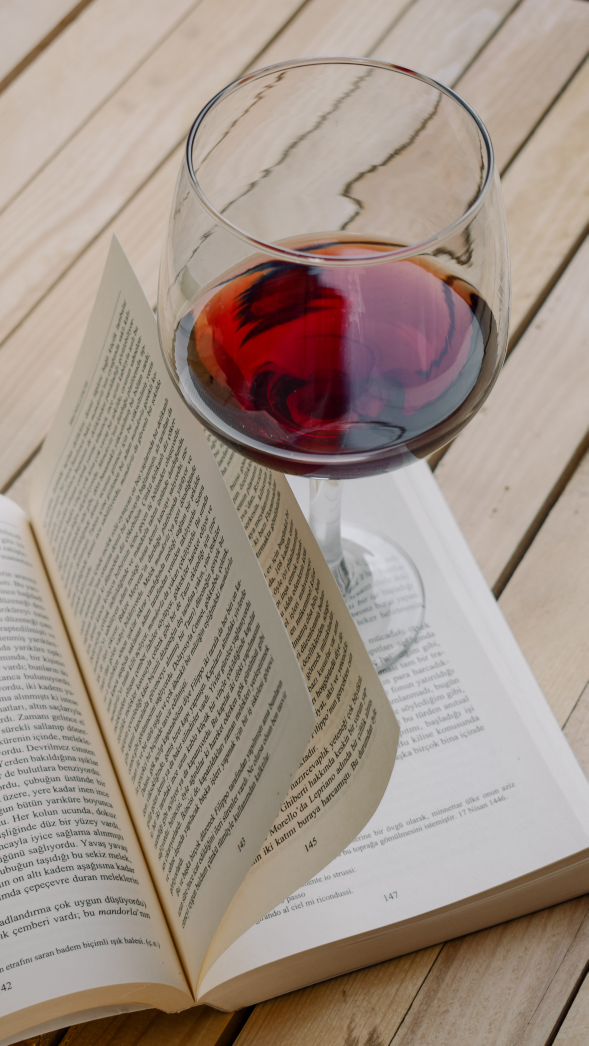
#> input picture images/cocktail.jpg, 2941 x 5228 px (shown at 1/5 size)
$ python min_filter.py
#> lines starting #> are read from the running program, lines starting #| are printed output that depends on the picture
#min filter

import cv2
import numpy as np
img=cv2.imread("../images/cocktail.jpg",0)
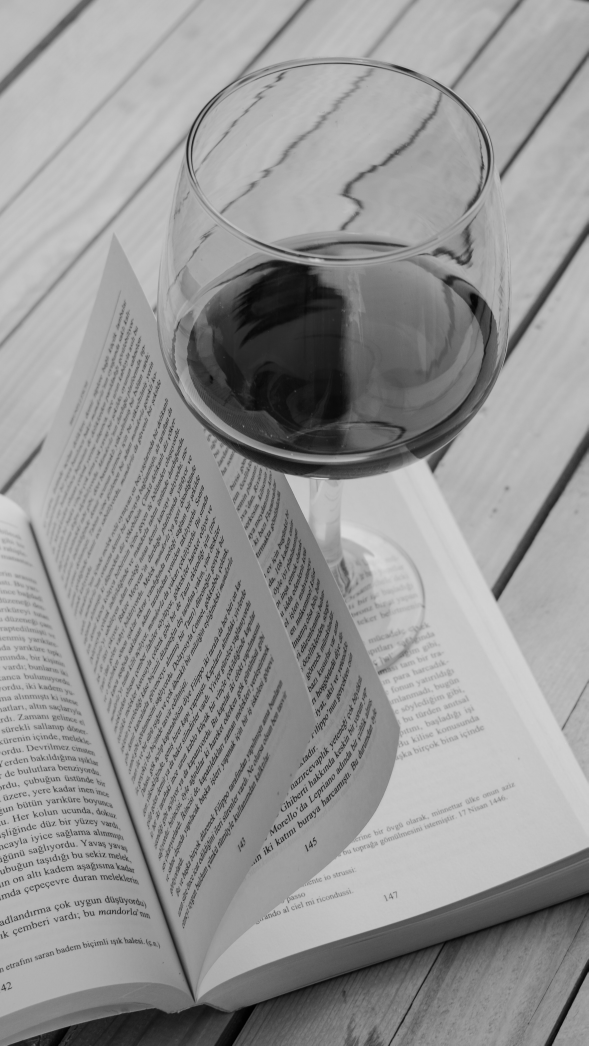
#> img: shape (5228, 2941) (shown at 1/5 size); min 0, max 241, mean 150.5
img=cv2.resize(img,(500,600))
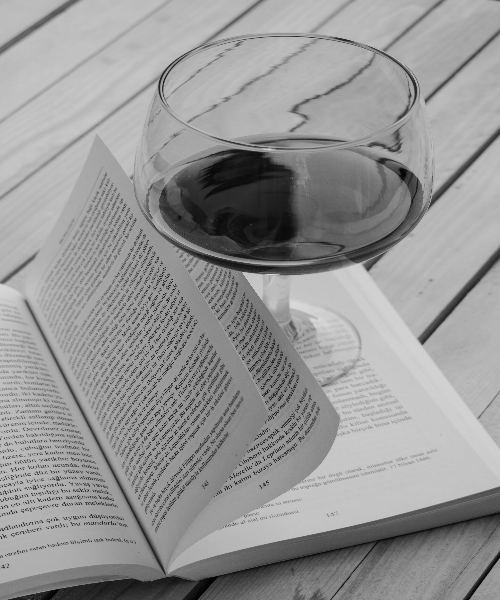
#> img: shape (600, 500); min 0, max 219, mean 150.4
result=img.copy()
height,width=img.shape
#> height = 600; width = 500

for x in range(height):
    for y in range(width):
        pix=list()
        m=x-1
        n=y-1
        add=0
        for i in range(m,m+3):
            for j in range(n,n+3):
                if i<0 or i>=height or j<0 or j>=width:
                    pix.append(0)
                else:
                    pix.append(img[i,j])

        minp=min(pix)
        result[x,y]=minp
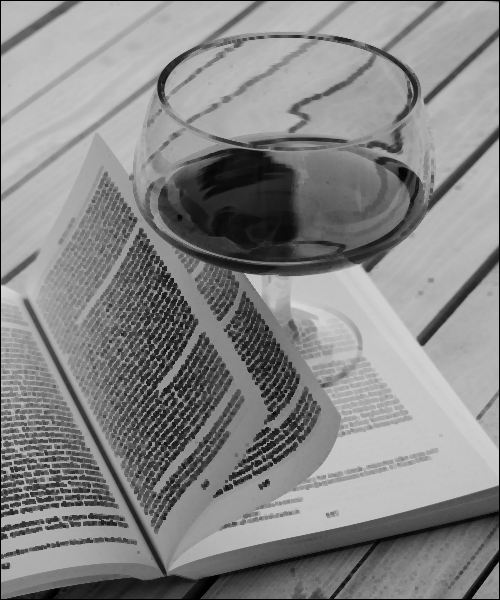
#> result: shape (600, 500); min 0, max 216, mean 134.7

final=np.hstack((img,result))
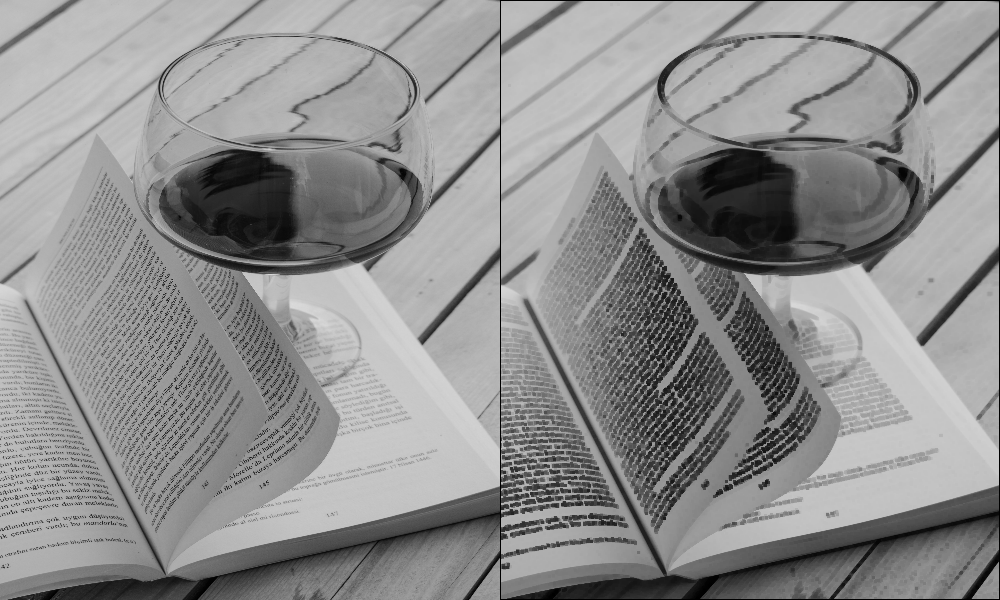
#> final: shape (600, 1000); min 0, max 219, mean 142.6
cv2.imshow("Min Filtering",final)
cv2.waitKey(0)

$ run again, with images/balloon.jpg copied over images/cocktail.jpg
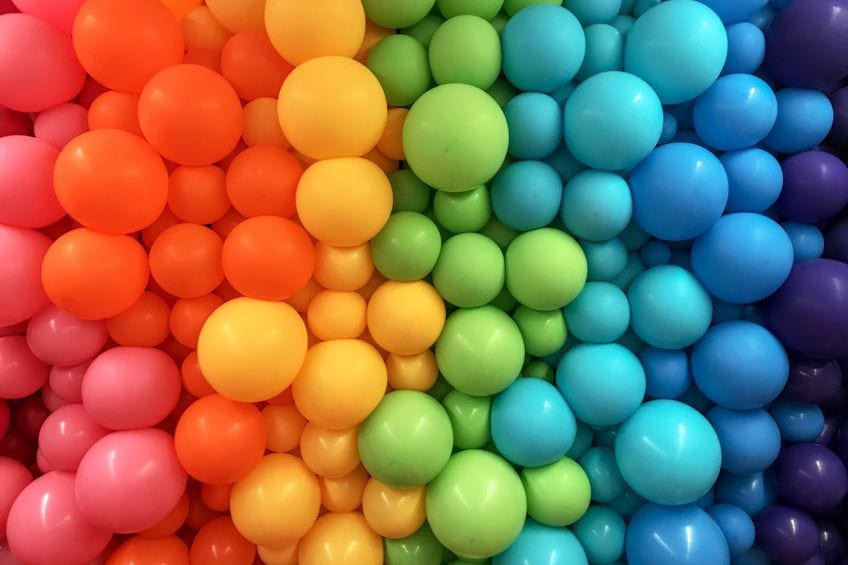
#> input picture images/balloon.jpg, 848 x 565 px
#> after the loop `for x in range(height):`:
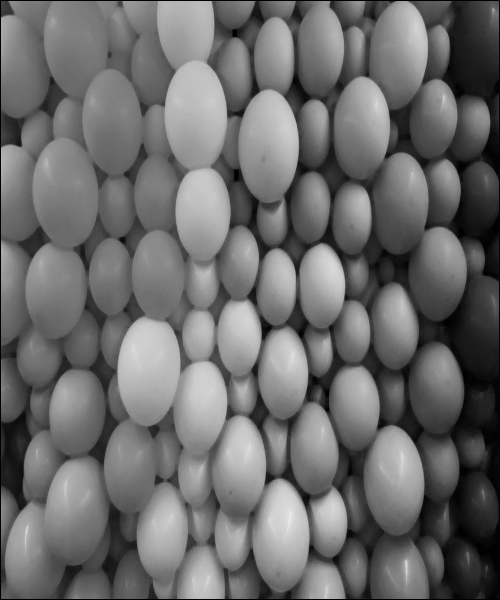
#> result: shape (600, 500); min 0, max 234, mean 107.4
#> `final=np.hstack((img,result))`:
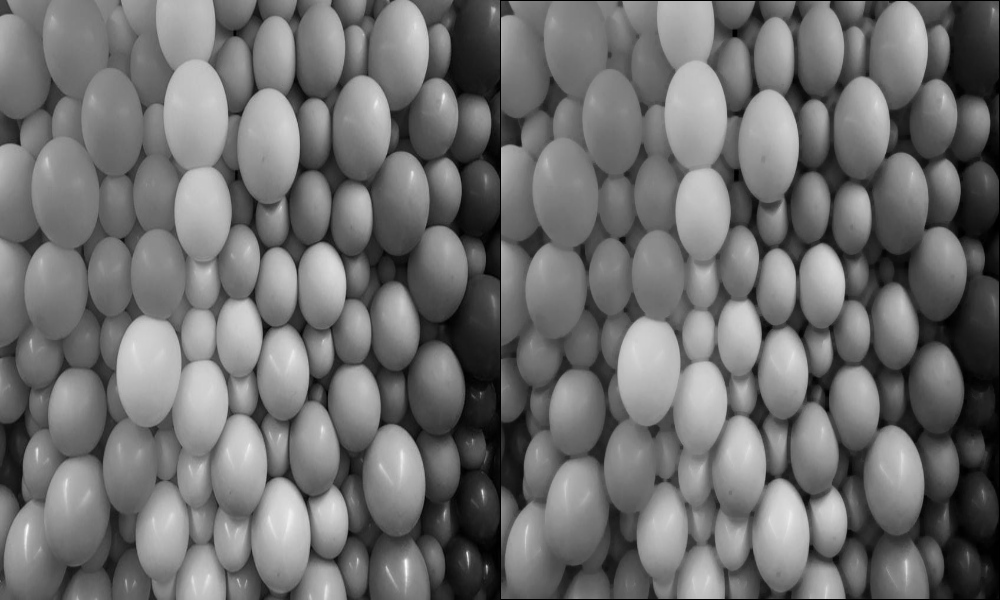
#> final: shape (600, 1000); min 0, max 251, mean 110.8

$ run again, with images/bw lion.jpg copied over images/cocktail.jpg
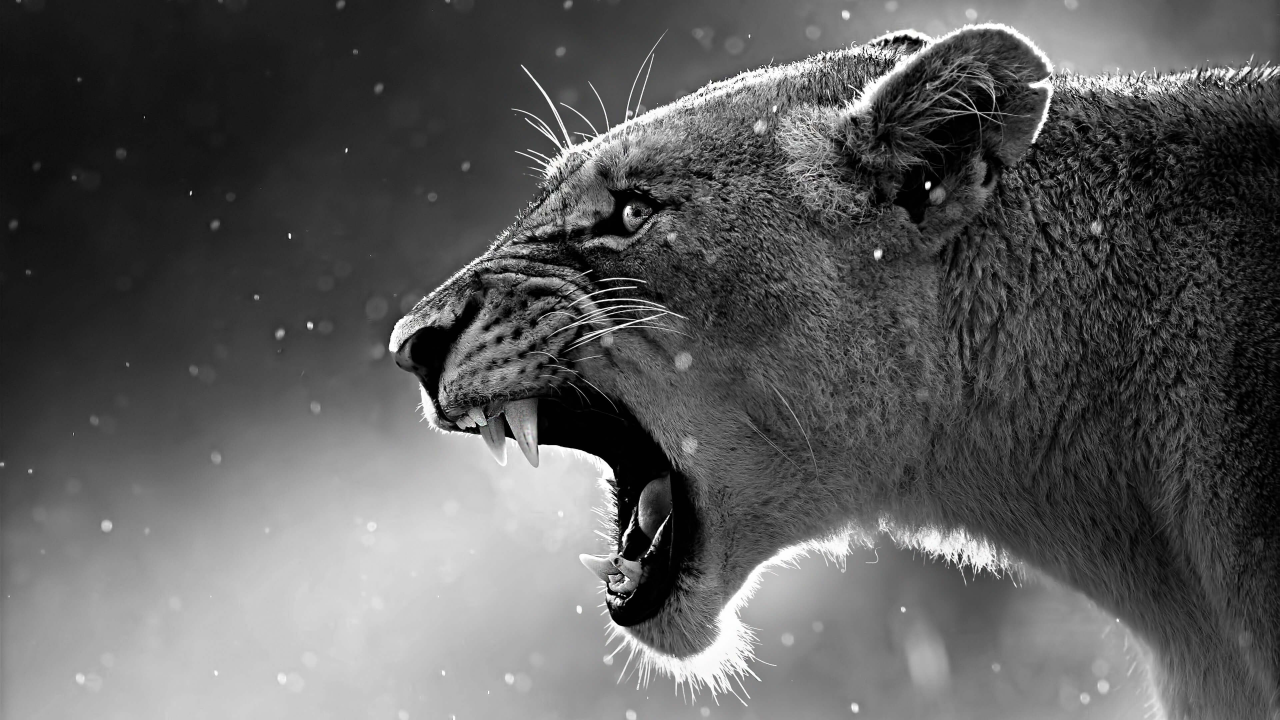
#> input picture images/bw lion.jpg, 3840 x 2160 px (shown at 1/3 size)
#> after the loop `for x in range(height):`:
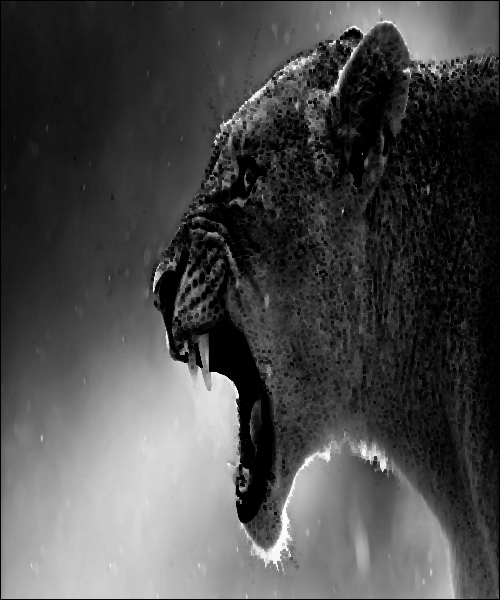
#> result: shape (600, 500); min 0, max 254, mean 74.5
#> `final=np.hstack((img,result))`:
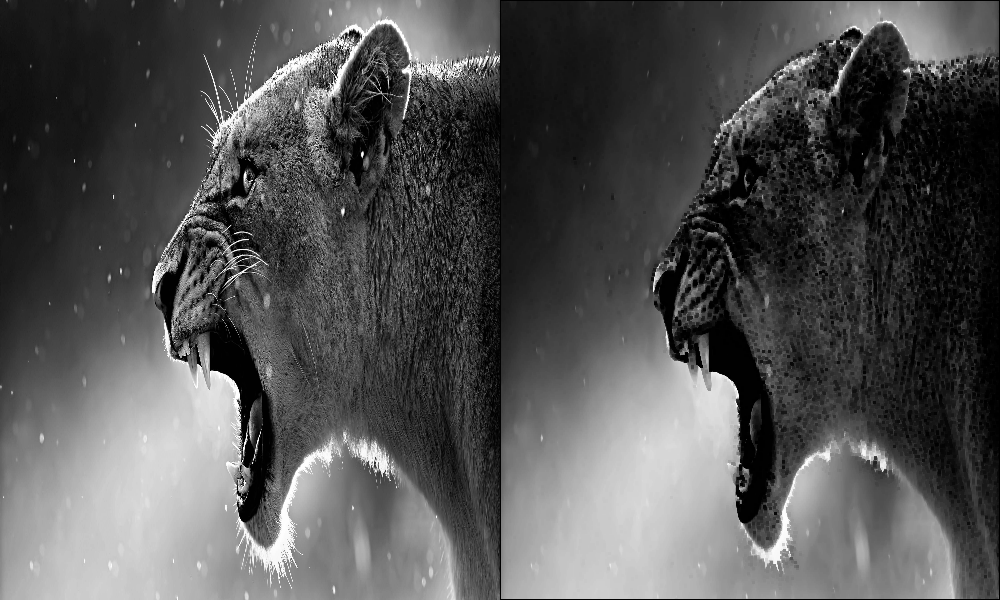
#> final: shape (600, 1000); min 0, max 255, mean 82.7
